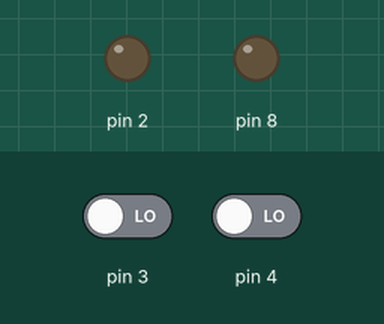
Simulated run of this sketch. Board: Arduino Uno, built with avr-gcc and run on an emulated ATmega328P. On the bench: output pins drawn as LEDs (lit = HIGH). Dashed ring = blinking. The test bench sets the inputs (shaded band); at power-on: pin 3 LOW, pin 4 LOW.

Above: at 1.2 s.
1.3 s: pin 3 driven HIGH
At 2.6 s:
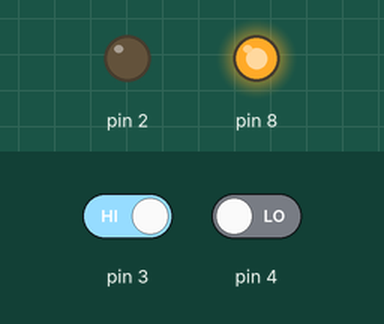
4.3 s: pin 4 driven HIGH
At 4.47 s:
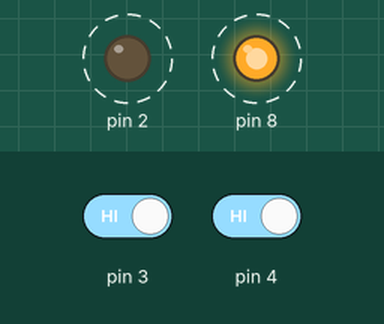
7.3 s: pin 4 driven LOW
At 8.0 s:
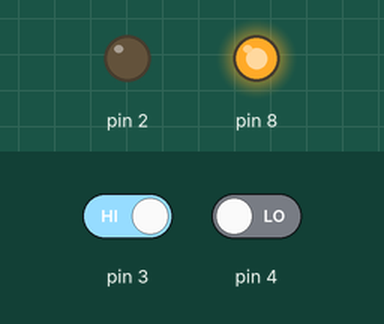
Timing chart, 0 to 10.3 s (numbered marks = the images above; inputs shaded):
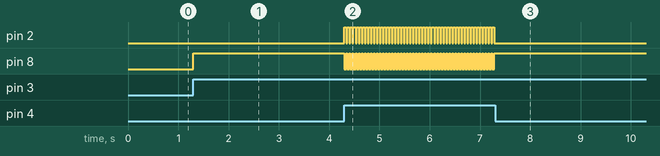

Measured:
- after the input at 1.3 s, pin 8: LOW → HIGH at once
- after the input at 4.3 s, pin 2: alternates HIGH for 0.04 s and LOW for 0.02 s, starting at once; pin 8: alternates HIGH for 0.02 s and LOW for 0.04 s, starting at once
- after the input at 7.3 s, pin 2: stops changing and stays LOW; pin 8: stops changing and stays HIGH

The sketch:

mighty_amberis_densor1__1_.ino
```cpp
void setup()
{pinMode(3, INPUT);
  pinMode(8, OUTPUT);
    pinMode(2, OUTPUT);
 pinMode(4, INPUT);
 }

void loop()
{
boolean r1=digitalRead(3);
 if (r1==HIGH)
 {
  digitalWrite(8, HIGH);
  delay(20);
  digitalWrite(8, LOW);

 }
 else
 {
     digitalWrite(8, LOW);
 }
boolean r2=digitalRead(4);
 if (r2==HIGH)
 {
  digitalWrite(2, HIGH);
  delay(40);
  digitalWrite(2, LOW);

 }
  else
  {
     digitalWrite(2, LOW);
  }
}
```
